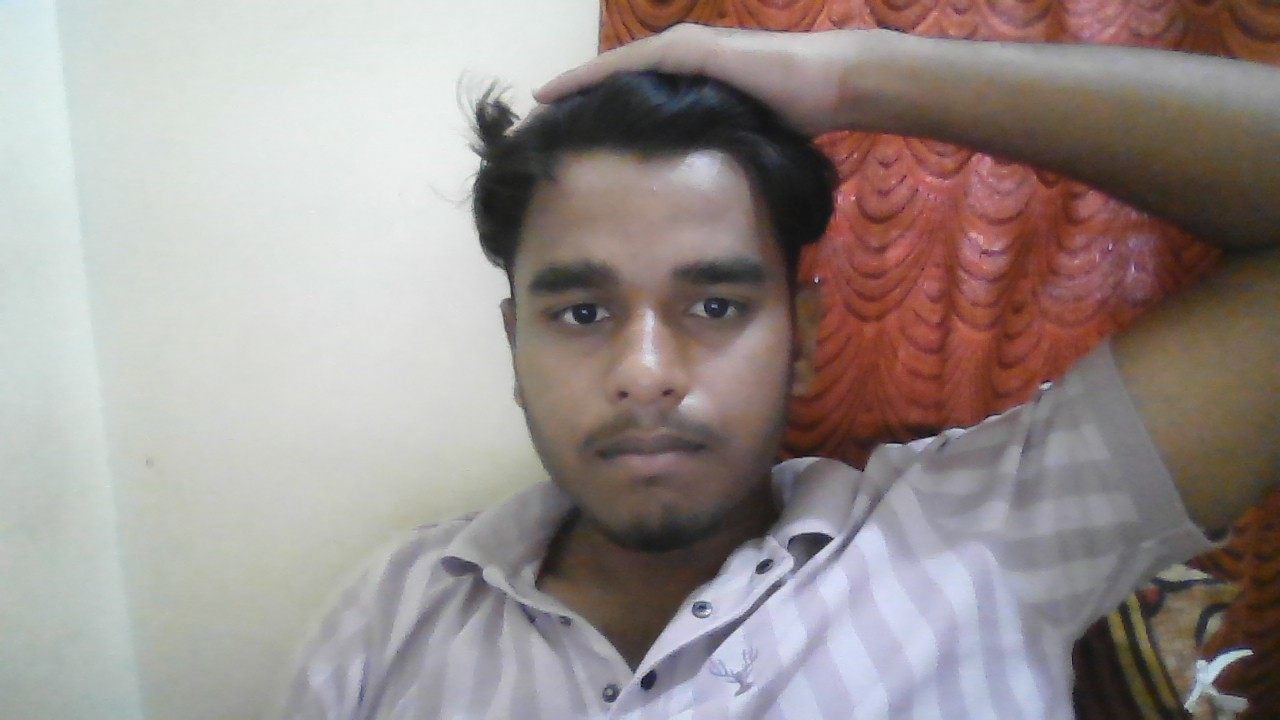
#> input picture employees/Kaucik/kaucik.jpg, 1280 x 720 px
$ python -i face_service.py   (imports and definitions only)
#> lines starting #> are read from the running program, lines starting #| are printed output that depends on the picture
#> further down, picture is the input picture: shape (720, 1280, 3); mean B, G, R 141.2, 144, 153.6
import cv2
import os

BASE_DIR = os.path.dirname(os.path.dirname(os.path.dirname(__file__)))
EMPLOYEE_FOLDER = os.path.join(BASE_DIR, "employees")

face_cascade = cv2.CascadeClassifier(
    cv2.data.haarcascades + "haarcascade_frontalface_default.xml"
)

employees = {}

# Load employee images
# [10 lines not run here, left out]


def check_person(frame):

    gray = cv2.cvtColor(frame, cv2.COLOR_BGR2GRAY)
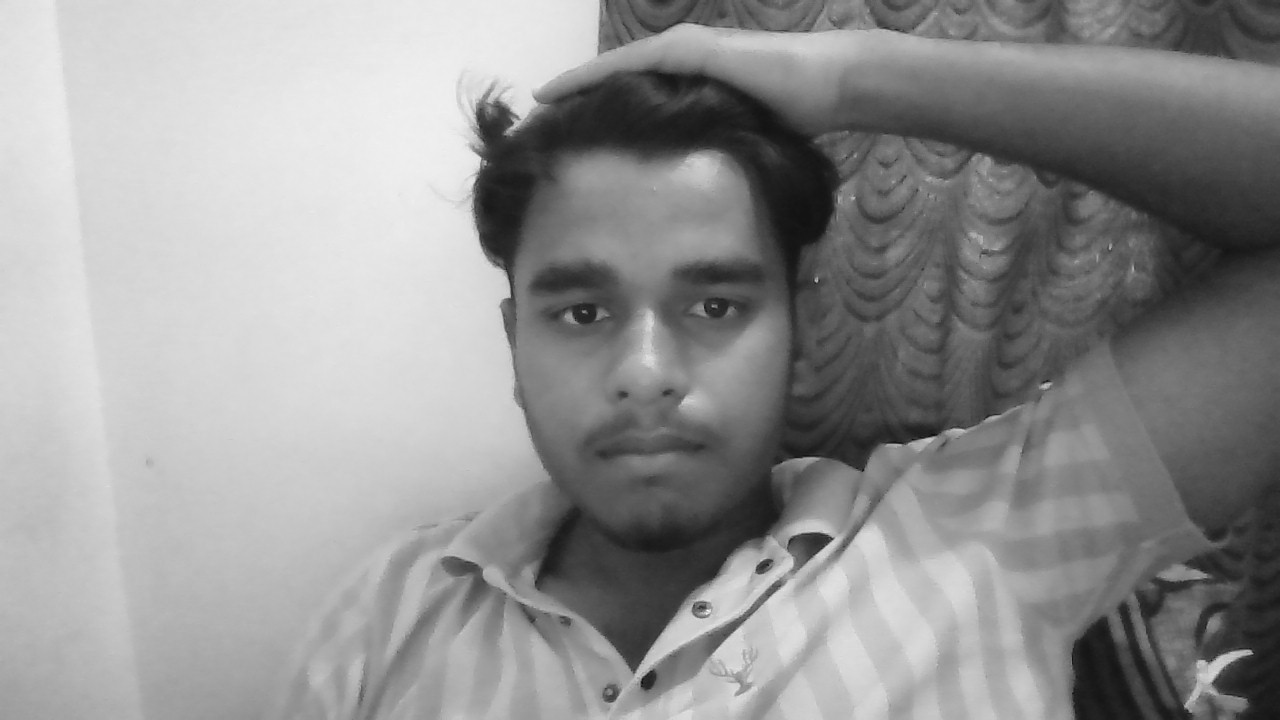
#> gray: shape (720, 1280); min 10, max 253, mean 146.6

    faces = face_cascade.detectMultiScale(gray, 1.3, 5)
#> faces = [[455, 157, 377, 377]]

    for (x, y, w, h) in faces:

        detected_face = gray[y:y+h, x:x+w]

        for name, emp_img in employees.items():

            emp_resized = cv2.resize(emp_img, (w, h))

            diff = cv2.absdiff(detected_face, emp_resized)

            score = diff.mean()

            if score < 50:
                return {
                    "is_employee": True,
                    "name": name
                }
#> this loop made 1 pass
#> pass 1, in check_person, `detected_face = gray[y:y+h, x:x+w]`:
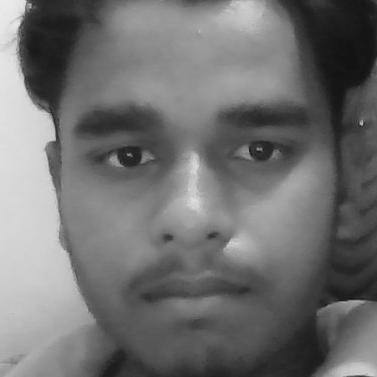
#> detected_face: shape (377, 377); min 17, max 236, mean 112.1

    return {
        "is_employee": False,
        "stranger": True
    }

>>> import cv2
>>> picture = cv2.imread('../../employees/Kaucik/kaucik.jpg')
>>> result = check_person(picture)
#> result = {'is_employee': False, 'stranger': True}
